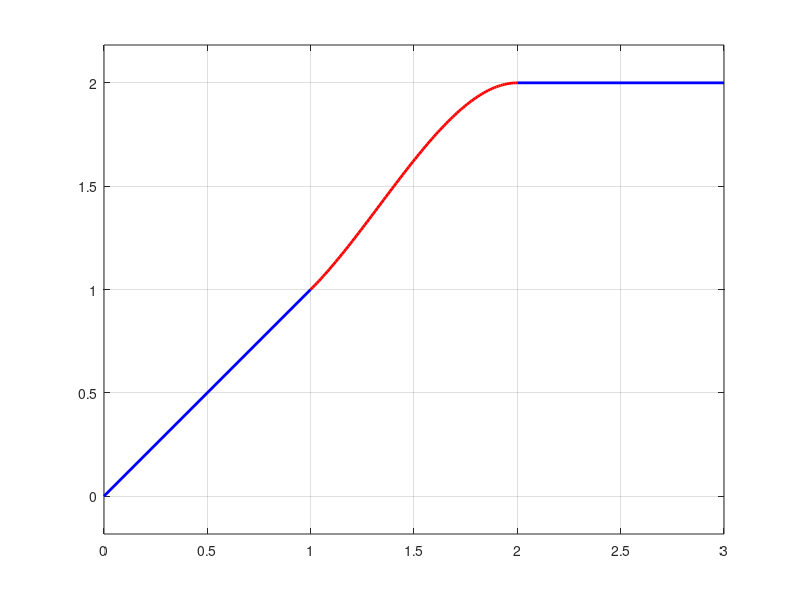

Reproduce this figure in MATLAB.
% x=[-2, -1, 0, 2];
% f=[-5, 3, 1, 15];
% p=polyfit(x,f,3);
% xx=linspace(-2.5,2.5);
% yy=polyval(p,xx);
% figure; plot(x,f,'*',xx,yy)


%1.feladat
% 
% x = linspace(0, 1); 
% y = exp(x) - sin(pi*x); 
% p = polyfit(x, y, 2);
% x_fine = linspace(0, 1); 
% y_fine = exp(x_fine) - sin(pi*x_fine);
% y_fit = polyval(p, x_fine); 
% figure;
% plot(x_fine, y_fine, 'LineWidth', 2); hold on; 
% plot(x_fine, y_fit, 'LineWidth', 2); 
% legend('Eredeti függvény', 'Illesztett polinom');
% xlabel('x'); ylabel('f(x)');
% title('Másodfokú polinom illesztése');
% grid on;


%2.feladat
% Időpontok és elmozdulások
% t = [2; 4; 5]; 
% s = [16; 38; 52]; 
% 
% % Egyenletrendszer felírása: A * [s0; v0; a] = b
% A = [1, t(1), 0.5*t(1)^2;
%      1, t(2), 0.5*t(2)^2;
%      1, t(3), 0.5*t(3)^2];
% 
% b = s;
% 
% % Egyenletrendszer megoldása
% x = A \ b; % s0, v0, a kiszámítása
% 
% % Eredmények kiírása
% s0 = x(1);
% v0 = x(2);
% a = x(3);
% 
% fprintf('s0 = %.2f m\n', s0);
% fprintf('v0 = %.2f m/s\n', v0);
% fprintf('a = %.2f m/s^2\n', a);

% s = @(t) s0 +v0*t + a/2*t^2
% 
% x = [2 4 5];
% f = [16 38 45];
% p = polyfit(x,f,2);
% xx = linspace(0,5);
% yy = polyval(p,x);
% figure; plot(x,f,'*',xx,yy)

%3.feladat
% 
% f = @(x) 1./(1+25*x.^2)
% xx = linspace(-1,1);
% figure; plot(xx,f(xx))
% hold on; axis([-1,1,-1,2])
% startn = 11;
% for n = 3:2:11
%     x = linspace(-1,1,n);
%     p = polyfit(x,f(x), n-1);
%     yy = polyval(p, xx);
%     plot(xx,yy); title(['n=', num2str(n)])
%     pause(1)
% end

% xc = cos((2.*[1:11]-1)./22*pi);
% p = polyfit(xc, f(xc), 10);
% yy3 = polyval(p3, xx);
% plot(xx, yy3);
% legend('o','f','cs')
% 
%5.feladat
% T = diff_table([-2,-1,0,2],[-5,3,1,15])
% 
% function T = diff_table(x,f)
%     n = length(x);
%     T = zeros(n,n+1);
%     T(:,1:2) = [x(:),f(:)];
%     for k = 1:n-1
%         T(k+1:n, k+2) = (T(k+1:n,k+1)-T(k:n-1 ,k+1))./(T(k+1:n,1)-T(1:(n-k),1));
%     end
% end

% %6.feladat
% x = [1,2,4];
% y = [2.3957,2.4280,1.4027];
% p = polyfit(x,y,2)
% roots(p)
% 
% 
% function p=fun(xa)
%     f=@(x) cos(pi.*x).^2 +exp(x);
%     p  = polyfit(xa, f(xa), lenght(xa)-1);
% end
% 
% 
% function y=fun(x)
%     x1 = [-1 0 1 2 3];
%     y1 = [-2 -1.5 0 2 1];
%     p = polyfit(x1,y1,4);
%     y = polyval(p,x)
% end


figure; plot([0,1],[0,1],'b','LineWidth',2); hold on
plot([2,3],[2,2],'b','LineWidth',2)
grid on
axis equal
xx = linspace(1,2);
yy = xx-(xx-1).^2.*(xx-2)
plot(xx,yy,'r','LineWidth',2)



